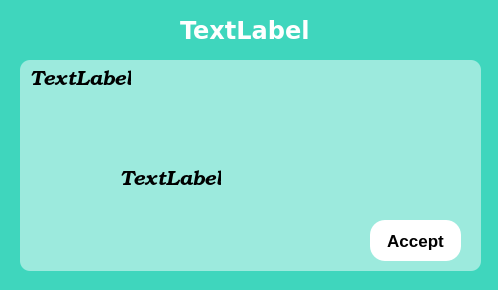
<?xml version="1.0" encoding="UTF-8"?>
<ui version="4.0">
 <class>MessageDlg</class>
 <widget class="QWidget" name="MessageDlg">
  <property name="geometry">
   <rect>
    <x>0</x>
    <y>0</y>
    <width>498</width>
    <height>290</height>
   </rect>
  </property>
  <property name="windowTitle">
   <string>Form</string>
  </property>
  <property name="styleSheet">
   <string notr="true">background-color: rgba(0, 201, 167, 128);</string>
  </property>
  <widget class="QWidget" name="widget_2" native="true">
   <property name="geometry">
    <rect>
     <x>20</x>
     <y>60</y>
     <width>461</width>
     <height>211</height>
    </rect>
   </property>
   <property name="styleSheet">
    <string notr="true">background-color: rgba(255, 255, 255, 124);
border-radius:10px;</string>
   </property>
   <widget class="QWidget" name="widget" native="true">
    <property name="geometry">
     <rect>
      <x>0</x>
      <y>60</y>
      <width>361</width>
      <height>81</height>
     </rect>
    </property>
    <property name="styleSheet">
     <string notr="true">background-color: rgba(255, 255, 255, 0);</string>
    </property>
    <widget class="QLabel" name="userName">
     <property name="geometry">
      <rect>
       <x>90</x>
       <y>10</y>
       <width>59</width>
       <height>21</height>
      </rect>
     </property>
     <property name="text">
      <string/>
     </property>
    </widget>
    <widget class="QLabel" name="idLabel">
     <property name="geometry">
      <rect>
       <x>100</x>
       <y>50</y>
       <width>101</width>
       <height>21</height>
      </rect>
     </property>
     <property name="font">
      <font>
       <family>URW Bookman</family>
       <pointsize>15</pointsize>
       <italic>true</italic>
      </font>
     </property>
     <property name="styleSheet">
      <string notr="true">background-color: rgba(255, 255, 255, 0);</string>
     </property>
     <property name="text">
      <string>TextLabel</string>
     </property>
    </widget>
    <widget class="QFrame" name="head">
     <property name="geometry">
      <rect>
       <x>10</x>
       <y>0</y>
       <width>81</width>
       <height>81</height>
      </rect>
     </property>
     <property name="styleSheet">
      <string notr="true">border-image: url(:/res/pic/Customer Copy.png);</string>
     </property>
    </widget>
   </widget>
   <widget class="QLabel" name="msgLabel">
    <property name="geometry">
     <rect>
      <x>10</x>
      <y>10</y>
      <width>101</width>
      <height>21</height>
     </rect>
    </property>
    <property name="font">
     <font>
      <family>URW Bookman</family>
      <pointsize>15</pointsize>
      <italic>true</italic>
     </font>
    </property>
    <property name="styleSheet">
     <string notr="true">background-color: rgba(255, 255, 255, 0);</string>
    </property>
    <property name="text">
     <string>TextLabel</string>
    </property>
   </widget>
   <widget class="QPushButton" name="agreeBtn">
    <property name="geometry">
     <rect>
      <x>350</x>
      <y>160</y>
      <width>91</width>
      <height>41</height>
     </rect>
    </property>
    <property name="font">
     <font>
      <pointsize>13</pointsize>
      <bold>true</bold>
     </font>
    </property>
    <property name="styleSheet">
     <string notr="true">background-color: rgb(255, 255, 255);
border-radius:15px;</string>
    </property>
    <property name="text">
     <string>Accept</string>
    </property>
   </widget>
  </widget>
  <widget class="QLabel" name="timeLabel">
   <property name="geometry">
    <rect>
     <x>180</x>
     <y>10</y>
     <width>141</width>
     <height>41</height>
    </rect>
   </property>
   <property name="font">
    <font>
     <family>Verdana</family>
     <pointsize>18</pointsize>
     <italic>false</italic>
     <bold>true</bold>
    </font>
   </property>
   <property name="styleSheet">
    <string notr="true">background-color: rgba(255, 255, 255, 0);
color: rgb(255, 255, 255);</string>
   </property>
   <property name="text">
    <string>TextLabel</string>
   </property>
  </widget>
 </widget>
 <resources/>
 <connections/>
</ui>
